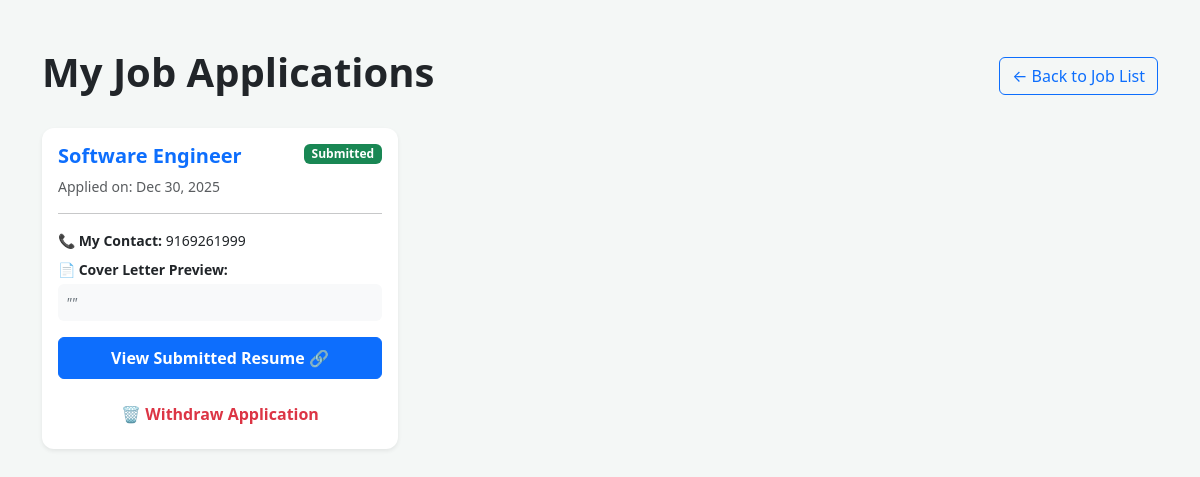
Page /my-applications/ (signed in) on the committed database.
### jobs/models.py (models this page shows, shortened)
class Application(models.Model):
    job = models.ForeignKey(Job, on_delete=models.CASCADE)
    applicant = models.ForeignKey(User, on_delete=models.CASCADE)
    resume_link = models.URLField()
    cover_letter = models.TextField(null=True, blank=True)
    phone_number = models.CharField(max_length=15, null=True, blank=True)
    applied_at = models.DateTimeField(auto_now_add=True)

class Job(models.Model):
    employer = models.ForeignKey(User, on_delete=models.CASCADE)
    title = models.CharField(max_length=200)
    description = models.TextField()
    location = models.CharField(max_length=100)
    salary = models.PositiveIntegerField()
    created_at = models.DateTimeField(auto_now_add=True)
    is_active = models.BooleanField(default=True)

### jobs/views.py (the view)
# urls.py: path('my-applications/', my_applications, name='my_applications'),
@login_required
def my_applications(request):
    user_apps = Application.objects.filter(applicant=request.user)
    return render(request, 'jobs/my_applications.html', {'applications': user_apps})

### jobs/templates/jobs/my_applications.html (shortened to what this page needs)
<!DOCTYPE html>
<html lang="en">
<head>
    <link href="https://cdn.jsdelivr.net/npm/bootstrap@5.3.0/dist/css/bootstrap.min.css" rel="stylesheet">
</head>
<body>
<div class="container py-5">
    <div class="d-flex justify-content-between align-items-center mb-4">
        <h1 class="fw-bold">My Job Applications</h1>
        <a href="{% url 'home' %}" class="btn btn-outline-primary">← Back to Job List</a>
    </div>
    <div class="row">
        {% for app in applications %}
        <div class="col-md-6 col-lg-4 mb-4">
            <div class="card app-card shadow-sm h-100">
                <div class="card-body">
                    <div class="d-flex justify-content-between align-items-start mb-2">
                        <h5 class="card-title text-primary fw-bold mb-0">{{ app.job.title }}</h5>
                        <span class="badge bg-success small">Submitted</span>
                    </div>
                    <p class="text-muted small mb-3">Applied on: {{ app.applied_at|date:"M d, Y" }}</p>
                    <hr>
                    <div class="mb-3">
                        <p class="mb-1 small text-dark"><strong>📞 My Contact:</strong> {{ app.phone_number }}</p>
                        <p class="mb-1 small text-dark mt-2"><strong>📄 Cover Letter Preview:</strong></p>
                        <p class="text-secondary small fst-italic p-2 bg-light rounded">
                            "{{ app.cover_letter|truncatechars:100 }}"
                        </p>
                    </div>
                    <div class="d-grid mt-auto">
                       <a href="{{ app.resume_link }}" target="_blank" class="btn btn-primary w-100 py-2 fw-bold">
    View Submitted Resume 🔗
</a>
<div class="mt-3 text-center">
    <form action="{% url 'withdraw_application' app.id %}" method="GET">
        <button type="submit" class="btn btn-link text-danger text-decoration-none fw-bold small">
            🗑 Withdraw Application
        </button>
    </form>
</div>
                    </div>
                </div>
            </div>
        </div>
        {% endfor %}
    </div>
</div>
</body>
</html>

### jobs/templates/jobs/my_applications.html (style rules this page uses)
body { background-color: #f4f7f6; }
.app-card { border: none; border-radius: 12px; transition: transform 0.2s; }

### rows in the picture
Application: job "Software Engineer", applied_at "Dec 30, 2025", phone_number "9169261999"
